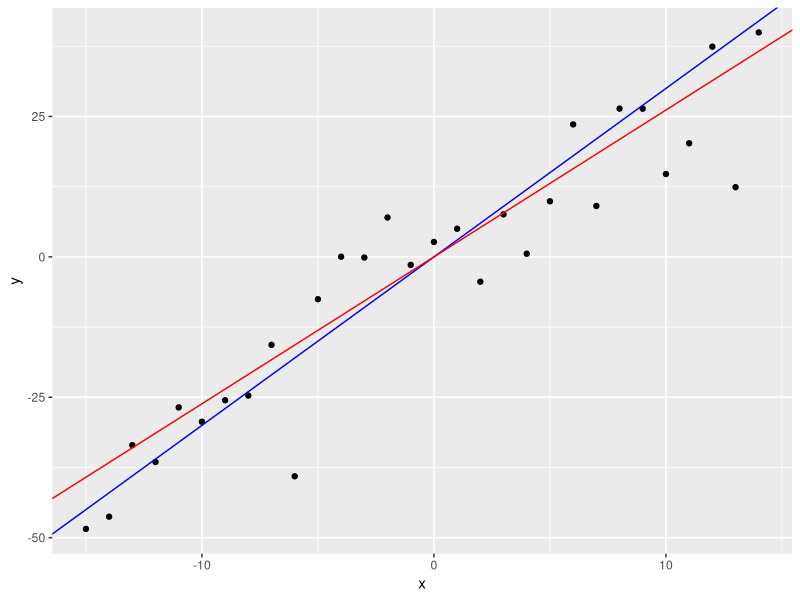
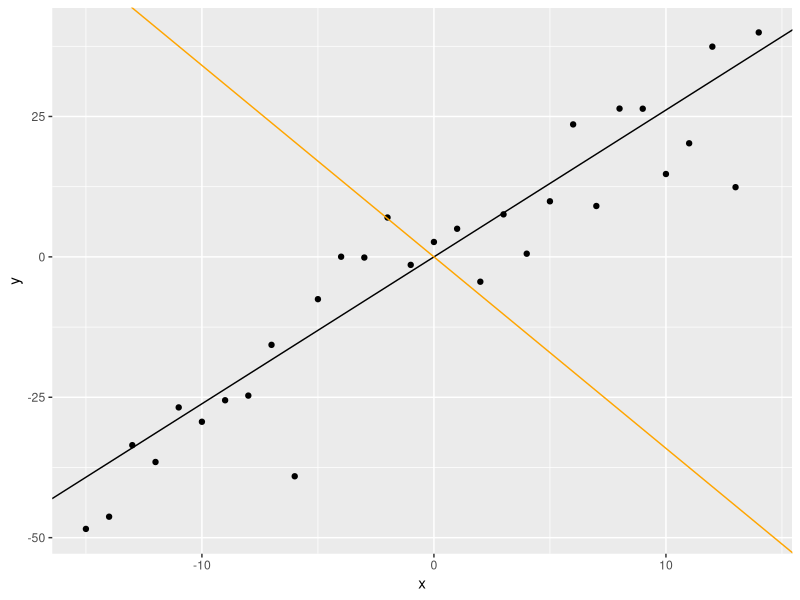
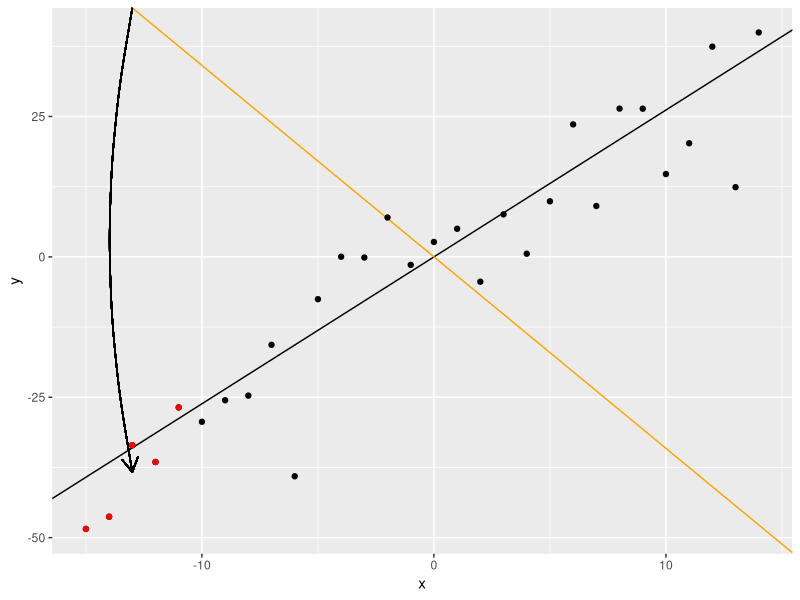
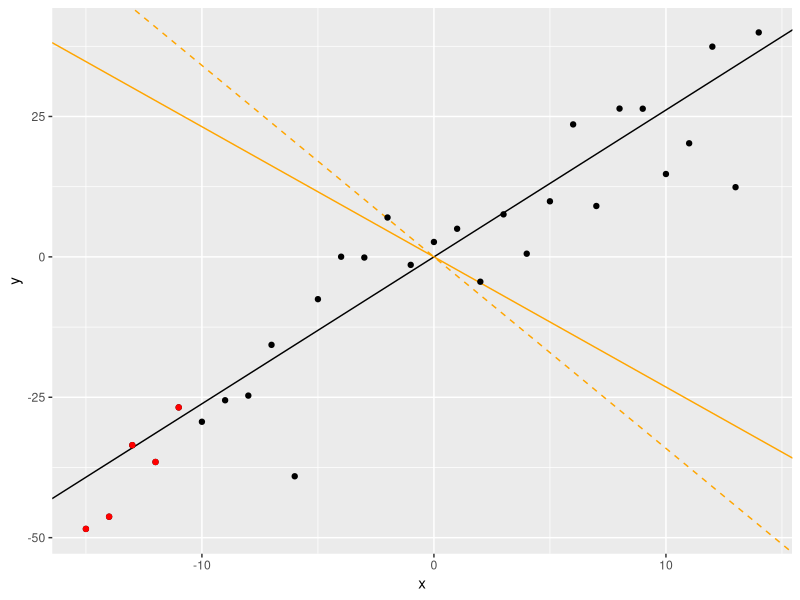

Source code (R) for these figures, in order:
## ---- chunk 1
#| warning: false
#| message: false
library(tidyverse)

set.seed(128230565)
x_range <- c(-15, 14)
slope <- 3
slope_df <-
  tibble(x = x_range[1]:x_range[2]) %>%
  mutate(y = rnorm(n(), mean = x * slope, sd = 10))
## ---- chunk 2
#| echo: false
sample_slope <- coef(lm(y ~ x - 1, slope_df))[1]

ggplot(slope_df, aes(x = x, y = y)) +
  geom_point() +
  geom_abline(slope = slope, color = "blue", intercept = 0) +
  geom_abline(slope = sample_slope, color = "red", intercept = 0)
## ---- chunk 3
# generate a random initial guess about the mean
set.seed(8739172)
current_guess_at_slope <- rnorm(1, sd = 10)
## ---- chunk 4
#| echo: false
ggplot(slope_df, aes(x = x, y = y)) +
  geom_point() +
  geom_abline(slope = sample_slope, color = "black", intercept = 0) +
  geom_abline(slope = current_guess_at_slope, color = "orange", intercept = 0)
## ---- chunk 5
# pick a random data point
batch_size <- 5
ipick <- 1:5

# that's our neural network
prediction <- current_guess_at_slope * slope_df[['x']][ipick] 

# computing squared error and difference
error <- (prediction - slope_df[['y']][ipick])^2
delta <- prediction - slope_df[['y']][ipick]
## ---- chunk 6
#| echo: false
ggplot(slope_df, aes(x = x, y = y)) +
  geom_abline(slope = sample_slope, color = "black", intercept = 0) +
  geom_abline(slope = current_guess_at_slope, color = "orange", intercept = 0) +
  geom_point()  +
  geom_point(data =  slope_df[ipick, ], color = "red") +
  geom_curve(data = NULL, x = mean(slope_df[['x']][ipick]), y = mean(prediction), xend = mean(slope_df[['x']][ipick]), yend = mean(slope_df[['y']][ipick]), curvature = 0.1, arrow = arrow(length = unit(0.03, "npc")))
## ---- chunk 7

## ---- chunk 8
#| echo: false
# we save this behind the scenes only for comparison plotting 
previous_guess <- current_guess_at_slope
## ---- chunk 9
alpha <- 0.001 / batch_size # we need a smaller step as it reflects delta * input accumulated over batch_size points
current_guess_at_slope <- current_guess_at_slope - alpha * sum(delta * slope_df[['x']][ipick])
## ---- chunk 10
#| echo: false
ggplot(slope_df, aes(x = x, y = y)) +
  geom_abline(slope = sample_slope, color = "black", intercept = 0) +
  geom_abline(slope = current_guess_at_slope, color = "orange", intercept = 0) +
  geom_abline(slope = previous_guess, color = "orange", intercept = 0, linetype = "dashed") +
  geom_point() +
  geom_point(data = slope_df[ipick, ], color = "red")
